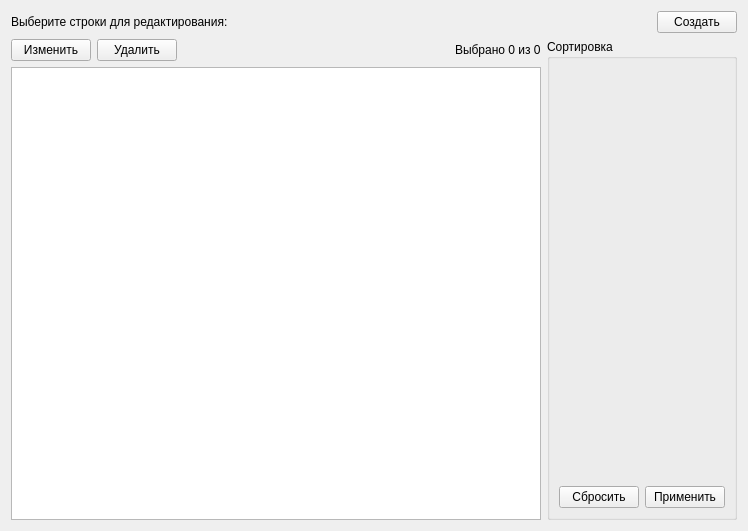
<?xml version="1.0" encoding="UTF-8"?>
<ui version="4.0">
 <class>Form</class>
 <widget class="QWidget" name="Form">
  <property name="geometry">
   <rect>
    <x>0</x>
    <y>0</y>
    <width>748</width>
    <height>531</height>
   </rect>
  </property>
  <property name="windowTitle">
   <string>Form</string>
  </property>
  <layout class="QVBoxLayout" name="verticalLayout">
   <item>
    <layout class="QHBoxLayout" name="horizontalLayout">
     <item>
      <widget class="QLabel" name="label">
       <property name="text">
        <string>Выберите строки для редактирования:</string>
       </property>
      </widget>
     </item>
     <item>
      <spacer name="horizontalSpacer">
       <property name="orientation">
        <enum>Qt::Horizontal</enum>
       </property>
       <property name="sizeHint" stdset="0">
        <size>
         <width>40</width>
         <height>20</height>
        </size>
       </property>
      </spacer>
     </item>
     <item>
      <widget class="QPushButton" name="pushButton">
       <property name="text">
        <string>Создать</string>
       </property>
      </widget>
     </item>
    </layout>
   </item>
   <item>
    <layout class="QHBoxLayout" name="horizontalLayout_2">
     <item>
      <layout class="QVBoxLayout" name="verticalLayout_2">
       <item>
        <layout class="QHBoxLayout" name="horizontalLayout_4">
         <item>
          <widget class="QPushButton" name="pushButton_3">
           <property name="text">
            <string>Изменить</string>
           </property>
          </widget>
         </item>
         <item>
          <widget class="QPushButton" name="pushButton_2">
           <property name="text">
            <string>Удалить</string>
           </property>
          </widget>
         </item>
         <item>
          <spacer name="horizontalSpacer_2">
           <property name="orientation">
            <enum>Qt::Horizontal</enum>
           </property>
           <property name="sizeHint" stdset="0">
            <size>
             <width>40</width>
             <height>20</height>
            </size>
           </property>
          </spacer>
         </item>
         <item>
          <widget class="QLabel" name="label_2">
           <property name="text">
            <string>Выбрано 0 из 0</string>
           </property>
          </widget>
         </item>
        </layout>
       </item>
       <item>
        <widget class="QTableView" name="tableView"/>
       </item>
      </layout>
     </item>
     <item>
      <widget class="QGroupBox" name="groupBox">
       <property name="title">
        <string>Сортировка</string>
       </property>
       <layout class="QVBoxLayout" name="verticalLayout_3">
        <item>
         <spacer name="verticalSpacer">
          <property name="orientation">
           <enum>Qt::Vertical</enum>
          </property>
          <property name="sizeHint" stdset="0">
           <size>
            <width>20</width>
            <height>408</height>
           </size>
          </property>
         </spacer>
        </item>
        <item>
         <layout class="QHBoxLayout" name="horizontalLayout_5">
          <item>
           <widget class="QPushButton" name="pushButton_4">
            <property name="text">
             <string>Сбросить</string>
            </property>
           </widget>
          </item>
          <item>
           <widget class="QPushButton" name="pushButton_5">
            <property name="text">
             <string>Применить</string>
            </property>
           </widget>
          </item>
         </layout>
        </item>
       </layout>
      </widget>
     </item>
    </layout>
   </item>
  </layout>
 </widget>
 <resources/>
 <connections/>
</ui>
